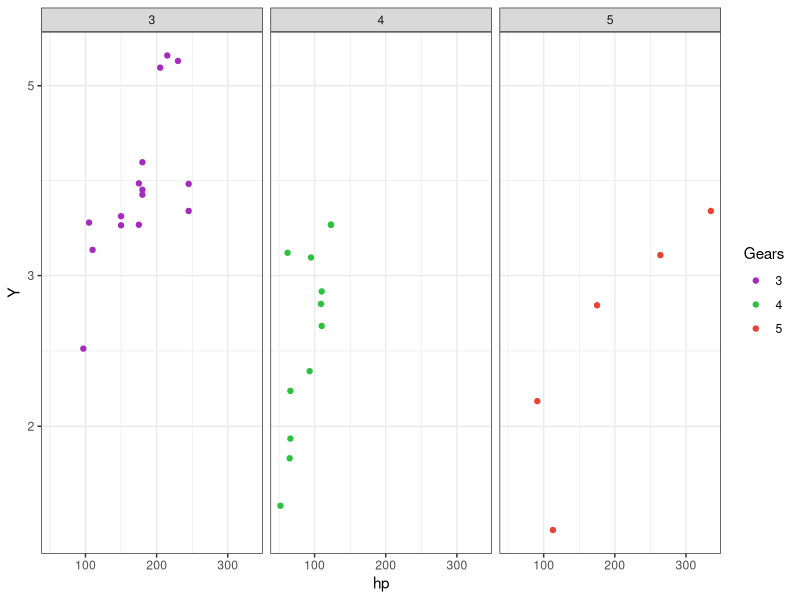

Here is the R script that generated this plot:
library(tidyverse)


ggplot(mtcars)+
  geom_point(aes(x=hp,y=wt, color = as.factor(gear)))+
               scale_color_manual(
                 values = c("#a42bbd","#2dc23e","#eb4034"),
                 name = "Gears"
                 )+
  labs(c = "X",y = "Y")+
  scale_y_log10()+
  theme_bw()+
  facet_wrap(~ gear)
